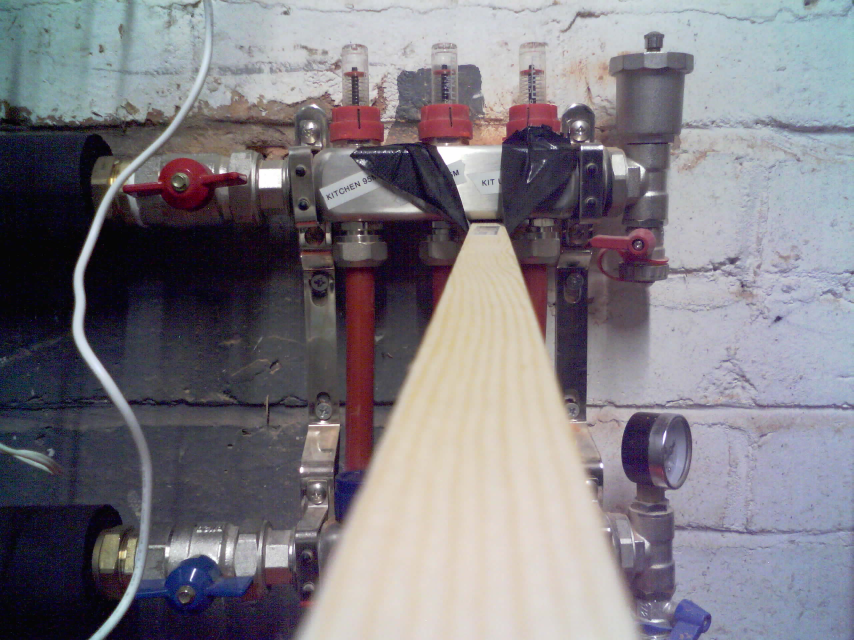
#> input picture tools/fixtures/all-1.1lpm.jpg, 2560 x 1920 px (shown at 1/3 size)
$ python flow_prototype.py fixtures/all-1.1lpm.jpg
#> lines starting #> are read from the running program, lines starting #| are printed output that depends on the picture
#!/usr/bin/env python3
"""Prototype of the float detection, run on frames saved from the board.

For each tube: take a vertical strip around the rod, above the red cap, and score
every row by its mean "redness" (R - max(G, B)). The float ring is the strongest
red band in the strip; its row, refined to sub-pixel with a centroid, is the reading.
Flow is linear in that row: flow = (row - zero_row) / px_per_lpm.

This is what main/flow_reader.c does on the board; keep the two in step.

    python3 tools/flow_prototype.py tools/fixtures/*.jpg

Fixtures (2560x1920 frames from the board, 2026-11-06):
    zero-flow.jpg    valve shut, all loops at 0 L/min
    all-1.1lpm.jpg   all three loops read ~1.1 L/min by eye
    shifted-1.1lpm.jpg  same flow, camera knocked ~15 px down: must still read ~1.1
The firmware's default calibration in main/flow_reader.c comes from these two frames.
"""
import json
import sys

import numpy as np
from PIL import Image

# Per-tube strips in full-resolution (2560x1920) pixels, for the camera position of
# 2026-11-06. x0..x1 spans the rod.
TUBES = [
    {"name": "Loop 1", "x0": 1040, "x1": 1090},
    {"name": "Loop 2", "x0": 1307, "x1": 1357},
    {"name": "Loop 3", "x0": 1571, "x1": 1621},
]

# The cap is found first, anywhere in this band; the ring is then searched for in a window
# hanging above it, so a camera that shifts a few tens of pixels still reads correctly.
CAP_SEARCH = (250, 420)
RING_ABOVE_CAP = (170, 8)   # search from cap-170 to cap-8


def ring_row(rgb, t, y0, y1):
    """Return (row, peak_strength) of the float ring in rows y0..y1 of tube t's strip."""
    strip = rgb[y0:y1, t["x0"]:t["x1"]].astype(np.int32)
    redness = strip[..., 0] - np.maximum(strip[..., 1], strip[..., 2])
    profile = np.clip(redness, 0, None).mean(axis=1)
    # 5-row box smoothing so JPEG noise in single rows cannot win.
    smooth = np.convolve(profile, np.ones(5) / 5, mode="same")
    peak = int(np.argmax(smooth))
    lo, hi = max(peak - 4, 0), min(peak + 5, len(profile))
    w = profile[lo:hi]
    centroid = lo + float((w * np.arange(len(w))).sum() / max(w.sum(), 1e-6))
    return y0 + centroid, float(smooth[peak])


def cap_top(rgb, t, search=CAP_SEARCH):
    """Row where the solid red cap starts below tube t: the anchor that makes the
    reading immune to the camera shifting a few pixels."""
    strip = rgb[search[0]:search[1], t["x0"]:t["x1"]].astype(np.int32)
    redness = np.clip(strip[..., 0] - np.maximum(strip[..., 1], strip[..., 2]), 0, None).mean(axis=1)
    level = 0.5 * redness.max()          # half-way up the step from tube to cap
    return search[0] + int(np.argmax(redness > level))


def measure(path):
    """Per tube: (ring height above the cap in px, ring strength)."""
#> called with path = 'fixtures/all-1.1lpm.jpg'
    rgb = np.asarray(Image.open(path).convert("RGB"))
#> rgb is the input picture: shape (1920, 2560, 3); mean R, G, B 126.4, 122.6, 129.9
    out = []
    for t in TUBES:
        cap = cap_top(rgb, t)
        row, strength = ring_row(rgb, t, cap - RING_ABOVE_CAP[0], cap - RING_ABOVE_CAP[1])
        out.append((cap - row, strength))
#> this loop made 3 passes
#> (level in cap_top, cap, peak in ring_row, lo in ring_row, hi in ring_row, centroid in ring_row, row, strength) on passes 1, 3: (44.23, 317, 71, 67, 76, 71.21, 218.2, 48.33), (40.04, 312, 69, 65, 74, 69.36, 211.4, 30.8)
#> (level in cap_top, cap, peak in ring_row, lo in ring_row, hi in ring_row, w in ring_row, centroid in ring_row, row) on pass 2: (42.21, 312, 70, 66, 75, [23.06, 28.4, 35.48, 41.5, 42.38, 38.48, 32.36, 27.16, 15.7], 69.85, 211.9)
#> pass 1, in cap_top, `strip = rgb[search[0]:search[1], t["x0"]:t["x1"]].astype(np.int32)`:
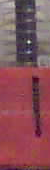
#> strip: shape (170, 50, 3) int32; mean R, G, B 135.1, 80.8, 88.9
#> pass 1, in ring_row, `strip = rgb[y0:y1, t["x0"]:t["x1"]].astype(np.int32)`:
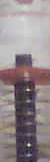
#> strip: shape (162, 50, 3) int32; mean R, G, B 147.4, 136.3, 139
#> pass 1, in ring_row, `redness = strip[..., 0] - np.maximum(strip[..., 1], strip[..., 2])`:
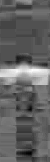
#> redness: shape (162, 50) int32; min -28, max 60, mean 6.4; drawn with min black and max white
#> pass 2, in cap_top (call 2), `strip = rgb[search[0]:search[1], t["x0"]:t["x1"]].astype(np.int32)`:
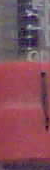
#> strip: shape (170, 50, 3) int32; mean R, G, B 130.7, 79.6, 92.3
#> after the loop, out = [(98.79, 48.33), (100.1, 38.04), (100.6, 30.8)]
    return out


if __name__ == "__main__":
    for path in sys.argv[1:]:
        rows = measure(path)
#> rows = [(98.79, 48.33), (100.1, 38.04), (100.6, 30.8)]
        print(f"{path.split('/')[-1]:55s}", "  ".join(f"{h:6.1f} (s={s:4.1f})" for h, s in rows))
#| all-1.1lpm.jpg                                            98.8 (s=48.3)   100.1 (s=38.0)   100.6 (s=30.8)
